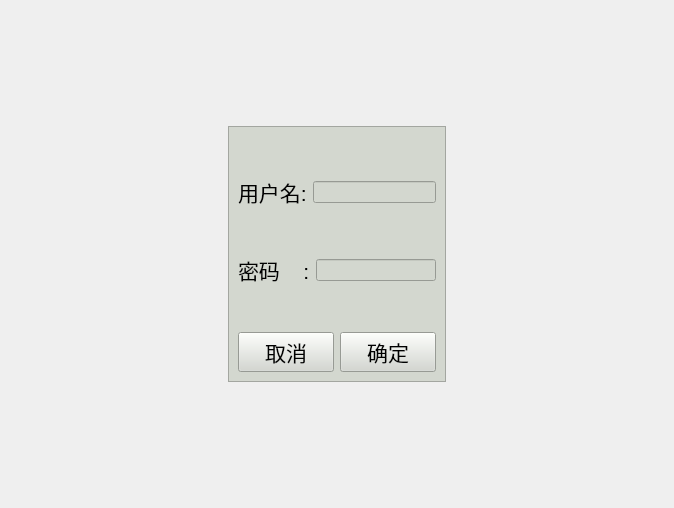
<?xml version="1.0" encoding="UTF-8"?>
<ui version="4.0">
 <class>Login_page</class>
 <widget class="QFrame" name="Login_page">
  <property name="geometry">
   <rect>
    <x>0</x>
    <y>0</y>
    <width>674</width>
    <height>508</height>
   </rect>
  </property>
  <property name="windowTitle">
   <string>Frame</string>
  </property>
  <layout class="QHBoxLayout" name="horizontalLayout_6">
   <item>
    <layout class="QVBoxLayout" name="verticalLayout_3">
     <item>
      <spacer name="verticalSpacer_5">
       <property name="orientation">
        <enum>Qt::Vertical</enum>
       </property>
       <property name="sizeHint" stdset="0">
        <size>
         <width>20</width>
         <height>40</height>
        </size>
       </property>
      </spacer>
     </item>
     <item>
      <layout class="QHBoxLayout" name="horizontalLayout_5">
       <item>
        <spacer name="horizontalSpacer_4">
         <property name="orientation">
          <enum>Qt::Horizontal</enum>
         </property>
         <property name="sizeHint" stdset="0">
          <size>
           <width>40</width>
           <height>20</height>
          </size>
         </property>
        </spacer>
       </item>
       <item>
        <widget class="QFrame" name="framexx">
         <property name="styleSheet">
          <string notr="true">background-color :rgb(211, 215, 207)</string>
         </property>
         <property name="frameShape">
          <enum>QFrame::StyledPanel</enum>
         </property>
         <property name="frameShadow">
          <enum>QFrame::Raised</enum>
         </property>
         <layout class="QHBoxLayout" name="horizontalLayout_4">
          <item>
           <layout class="QVBoxLayout" name="verticalLayout_2">
            <item>
             <layout class="QVBoxLayout" name="verticalLayout">
              <item>
               <spacer name="verticalSpacer">
                <property name="orientation">
                 <enum>Qt::Vertical</enum>
                </property>
                <property name="sizeHint" stdset="0">
                 <size>
                  <width>20</width>
                  <height>40</height>
                 </size>
                </property>
               </spacer>
              </item>
              <item>
               <layout class="QHBoxLayout" name="horizontalLayout">
                <item>
                 <widget class="QLabel" name="label">
                  <property name="font">
                   <font>
                    <pointsize>16</pointsize>
                   </font>
                  </property>
                  <property name="text">
                   <string>用户名:</string>
                  </property>
                 </widget>
                </item>
                <item>
                 <widget class="QLineEdit" name="userName">
                  <property name="styleSheet">
                   <string notr="true"/>
                  </property>
                 </widget>
                </item>
               </layout>
              </item>
              <item>
               <spacer name="verticalSpacer_2">
                <property name="orientation">
                 <enum>Qt::Vertical</enum>
                </property>
                <property name="sizeType">
                 <enum>QSizePolicy::Preferred</enum>
                </property>
                <property name="sizeHint" stdset="0">
                 <size>
                  <width>20</width>
                  <height>40</height>
                 </size>
                </property>
               </spacer>
              </item>
              <item>
               <layout class="QHBoxLayout" name="horizontalLayout_2">
                <item>
                 <widget class="QLabel" name="label_2">
                  <property name="font">
                   <font>
                    <pointsize>16</pointsize>
                   </font>
                  </property>
                  <property name="text">
                   <string>密码    :</string>
                  </property>
                 </widget>
                </item>
                <item>
                 <widget class="QLineEdit" name="password">
                  <property name="styleSheet">
                   <string notr="true"/>
                  </property>
                 </widget>
                </item>
               </layout>
              </item>
              <item>
               <spacer name="verticalSpacer_3">
                <property name="orientation">
                 <enum>Qt::Vertical</enum>
                </property>
                <property name="sizeType">
                 <enum>QSizePolicy::Preferred</enum>
                </property>
                <property name="sizeHint" stdset="0">
                 <size>
                  <width>20</width>
                  <height>40</height>
                 </size>
                </property>
               </spacer>
              </item>
             </layout>
            </item>
            <item>
             <layout class="QHBoxLayout" name="horizontalLayout_3">
              <item>
               <widget class="QPushButton" name="cancelButton">
                <property name="sizePolicy">
                 <sizepolicy hsizetype="Expanding" vsizetype="Fixed">
                  <horstretch>0</horstretch>
                  <verstretch>0</verstretch>
                 </sizepolicy>
                </property>
                <property name="font">
                 <font>
                  <pointsize>16</pointsize>
                 </font>
                </property>
                <property name="text">
                 <string>取消</string>
                </property>
               </widget>
              </item>
              <item>
               <widget class="QPushButton" name="okButton">
                <property name="sizePolicy">
                 <sizepolicy hsizetype="Expanding" vsizetype="Fixed">
                  <horstretch>0</horstretch>
                  <verstretch>0</verstretch>
                 </sizepolicy>
                </property>
                <property name="font">
                 <font>
                  <pointsize>16</pointsize>
                 </font>
                </property>
                <property name="text">
                 <string>确定</string>
                </property>
               </widget>
              </item>
             </layout>
            </item>
           </layout>
          </item>
         </layout>
        </widget>
       </item>
       <item>
        <spacer name="horizontalSpacer_5">
         <property name="orientation">
          <enum>Qt::Horizontal</enum>
         </property>
         <property name="sizeHint" stdset="0">
          <size>
           <width>40</width>
           <height>20</height>
          </size>
         </property>
        </spacer>
       </item>
      </layout>
     </item>
     <item>
      <spacer name="verticalSpacer_4">
       <property name="orientation">
        <enum>Qt::Vertical</enum>
       </property>
       <property name="sizeHint" stdset="0">
        <size>
         <width>20</width>
         <height>40</height>
        </size>
       </property>
      </spacer>
     </item>
    </layout>
   </item>
  </layout>
 </widget>
 <resources/>
 <connections/>
</ui>
